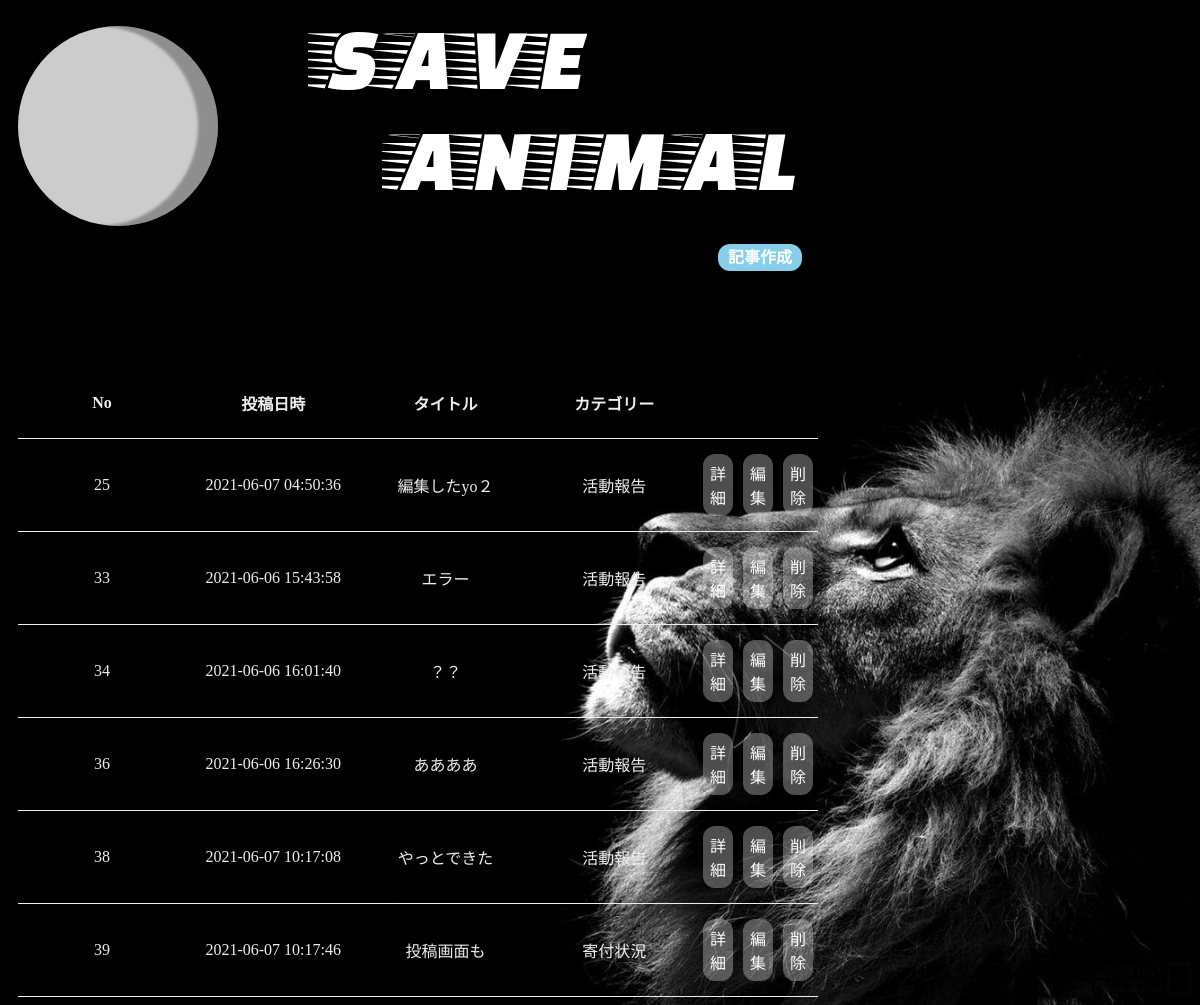
The page / on the database its author committed.
### tables this page shows
CREATE TABLE `blog` (
  `id` int(11) NOT NULL,
  `title` varchar(191) NOT NULL,
  `text` text NOT NULL,
  `category` int(11) NOT NULL,
  `created_at` timestamp NOT NULL DEFAULT current_timestamp() ON UPDATE current_timestamp(),
  `private_key` int(11) NOT NULL DEFAULT 1
);

### input.php (called while the page is built, shortened)
<?php
Class Dbc{
protected $table_name;
protected function dbConnect(){
$dbn = 'mysql:dbname=blog_app;charset=utf8;port=3306;host=localhost';
$user = 'root';
$pwd = '';
try {
  $dbh = new PDO($dbn, $user, $pwd);
  } catch (PDOException $e) {
  echo json_encode(["db error" => "{$e->getMessage()}"]);
  exit();
  };
  return $dbh;
}
public function getAll(){
  $dbh = $this->dbConnect();
$sql = "SELECT * FROM $this->table_name";
$stmt = $dbh->query($sql);
$result =
$stmt->fetchall(PDO::FETCH_ASSOC);
return $result;
}
}
?>

### blog.php (called while the page is built, shortened)
<?php
require_once('input.php');
Class Blog extends Dbc{
public function setCategoryName($category){
  if ($category === '1'){
      return "活動報告";
  } else if ($category === '2'){
      return "寄付状況";
  } else {
      return "その他";
  }
}
}
?>

### index.php (the view, shortened to what this page needs)
<?php
require_once('blog.php');
$blog = new Blog();
$blogData = $blog->getAll();
?>
<!DOCTYPE html>
<html lang="ja">
<head>
</head>
<body>
<br>
<div class="earth"></div>
  <br>
  <a class="newtext" href ="form.html">記事作成</a>
  <table>
      <tr>
      <th>No</th>
      <th>投稿日時</th>
      <th>タイトル</th>
      <th>カテゴリー</th>
      <th> </th>
      <th> </th>
      <th> </th>
    </tr>
<?php foreach ($blogData as $column): ?>
    <tr>
      <td><?php echo $column['id'] ?></td>
      <td><?php echo $column['created_at'] ?></td>
      <td><?php echo $column['title'] ?></td>
      <td><?php echo $blog->setCategoryName($column['category']) ?></td>
      <td><a class="button" href ="create.php?id=<?php echo $column['id'] ?>>">詳細</a></td>
      <td><a class="button" href ="update_form.php?id=<?php echo $column['id'] ?>>">編集</a></td>
      <td><a class="button" href ="blog_delete.php?id=<?php echo $column['id'] ?>">削除</a></td>
      </tr>
<?php endforeach; ?>
  </table>
</body>
</html>

### index.php (style rules this page uses)
html { background: black; background-image: url(ライオン.jpg); background-position: right bottom; background-repeat: no-repeat; background-size:1300px auto; color: #eee; }
body { width: 800px; padding-left: 10px; background-image: url(タイトル.png); align-items: left; }
a { text-decoration:none; }
a.newtext { margin-top: 500px; height: fit-content; }
.newtext { margin-left: 700px; font-weight: bold; background: skyblue; color:white; padding:5px 10px; border-radius: 12px; font-family: 'Avenir','Arial'; }
.button { display: inline-block; padding: 7px 7px; margin: 0px 5px 0px 5px; border-radius: 12px; text-decoration: none; color: #FFF; background-color: rgba(255, 255, 255, 0.3); transition: .4s; }
table { margin-top: 100px; border-collapse: collapse; border-spacing: 0; width: 100%; }
table tr { border-bottom: solid 1px #eee; cursor: pointer; height: 70px; }
table th,table td { text-align: center; width: 25%; padding: 15px 0; }
.earth { position: relative; overflow: hidden; width: 200px; height: 200px; background-color: #ccc; border-radius: 50%; box-shadow: -20px 0 3px rgba(0, 0, 0, 0.3) inset; }
.earth:before { content: ""; display: block; position: absolute; top: 0; left: 0; width: 100%; height: 100%; background-repeat: repeat-x; background-image: url(https://drive.google.com/uc?export=view&id=11chGBx0vAj79X4ph_fUXDQIYdRy9uqBV); background-position: 0 0; background-size: auto 100%; transform: rotate(23.4deg); animation: rotation 16s linear infinite; }

### rows shown on the page
blog: id "25", created_at "2021-06-07 04:50:36", title "編集したyo２", category "活動報告"
blog: id "33", created_at "2021-06-06 15:43:58", title "エラー", category "活動報告"
blog: id "34", created_at "2021-06-06 16:01:40", title "？？", category "活動報告"
blog: id "36", created_at "2021-06-06 16:26:30", title "ああああ", category "活動報告"
blog: id "38", created_at "2021-06-07 10:17:08", title "やっとできた", category "活動報告"
blog: id "39", created_at "2021-06-07 10:17:46", title "投稿画面も", category "寄付状況"
